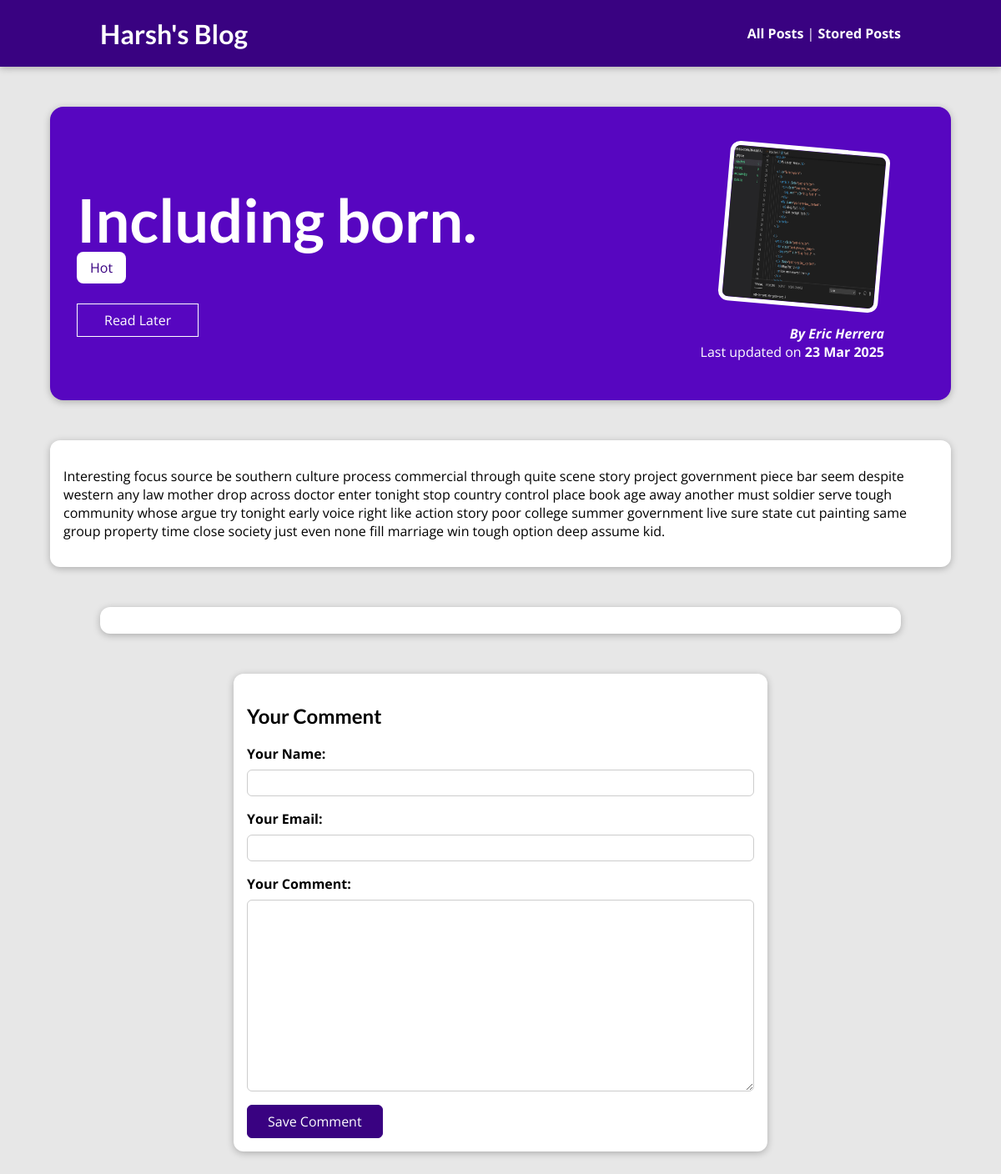
/posts/including-born/, run on an earlier commit of the app's database.
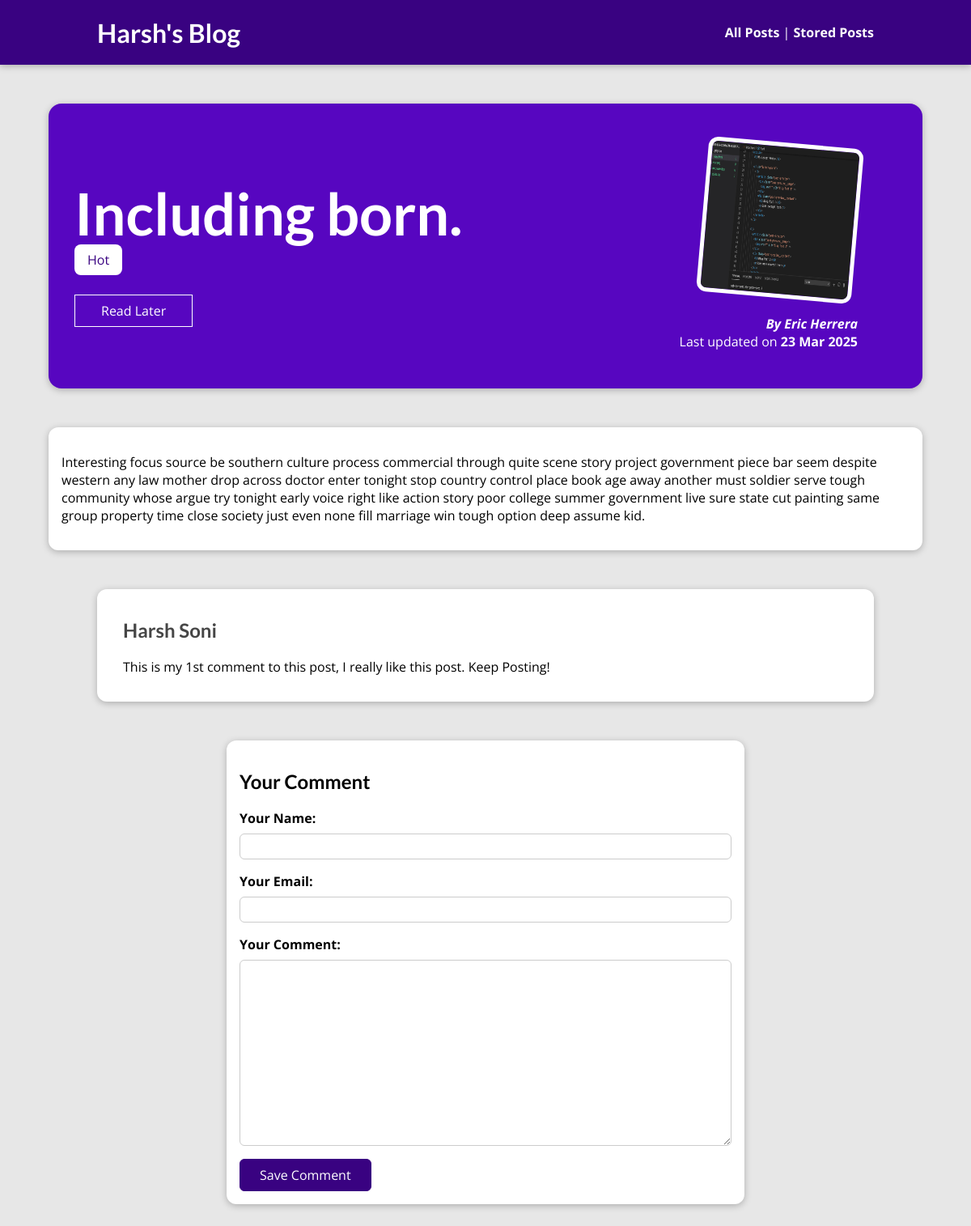
And on a later commit of the database.
### blog/models.py (models this page shows, shortened)
class Tag(models.Model):
    caption = models.CharField(max_length=20, blank=True)

class Comment(models.Model):
    user_name = models.CharField(max_length=120)
    user_email = models.EmailField()
    text = models.TextField(max_length=400)
    post = models.ForeignKey(
        Post, on_delete=models.CASCADE, related_name="comments")

### blog/views.py (the view, shortened to what this page needs)
# urls.py: path('posts/<slug:slug>/', views.PostDetailView.as_view(), name="post-detail"),
class PostDetailView(View):
    def is_stored_post(self, request, post_id):
        stored_posts = request.session.get("stored_posts") #Getting the value from session
        if stored_posts is not None:
            is_saved_for_later = post_id in stored_posts
        else:
            is_saved_for_later = False
        return is_saved_for_later
    def get(self, request, slug):
        post = Post.objects.get(slug=slug)
        context = self.post_detail_context(CommentForm(), post, request)
        return render(request, "blog/post-detail.html",context)
    def post_detail_context(self, comment_form, post, request):
        context = {
            "post" : post,
            "post_tags" : post.tags.all(),
            "comment_form" : comment_form,
            "comments" : post.comments.all().order_by("-id"),
            "saved_for_later" : self.is_stored_post(request,post.id)
        }
        return context

### blog/forms.py
class CommentForm(forms.ModelForm):
    class Meta:
        model = Comment
        exclude = ["post"]
        labels = {
            "user_name" : "Your Name",
            "user_email" : "Your Email",
            "text" : "Your Comment"
        }

### blog/models.py (called while the page is built)
    def __str__(self) -> str:
        return f"{self.first_name} {self.last_name}"

### blog/templates/blog/post-detail.html (shortened to what this page needs)
{% extends "base.html" %}
{% load static %}
{% block css_files %}
    <link rel="stylesheet" href="{% static "blog/post-detail.css" %}">
{% endblock css_files %}
{% block body %}
    <section id="summary">
        <h2>{{ post.title }}</h2>
        <div>
            {% for tag in post_tags %}
                <span class="tag"> {{ tag.caption }} </span>
            {% endfor %}
        </div>
        <div id="read-later">
           <form action="{% url "read-later" %}" method="POST">
              <button>
                {% if saved_for_later %}
                  Remove from "Read Later" List
                {% else %}
                  Read Later
                {% endif %}
              </button>
           </form>
        </div>
        <article>
            <img src="{{post.image.url}}" alt="{{post.title}}" />
            <address>By <a href="mailto:{{post.author.email_address}}">{{post.author}}</a></address>
            <div>
              Last updated on <time> {{post.date|date:"d M Y"}}</time>
            </div>
        </article>
    </section>
    <main>
       {{post.content|linebreaks}}
    </main>
    <section id="comments">
        <ul>
          {% for comment in comments %}
            <li>
              <h2>{{ comment.user_name }}</h2>
              <p>{{ comment.text|linebreaks }}</p>
            </li>
          {% endfor %}
        </ul>
      </section>
    <section id="comment-form">
        <h2> Your Comment </h2>
        <form action="{% url "post-detail" post.slug %}" method="POST">
            {% for form_field in comment_form %}
              <div class="form-control {% if form_field.errors %}invalid{% endif %}">
                {{ form_field.label_tag }}
                {{ form_field }}
              </div>
            {% endfor %}
            <button>Save Comment</button>
        </form>
    </section>
{% endblock body %}

What changed in the data, as far as the page shows it:
added Comment: user_name "Harsh Soni", text "This is my 1st comment to this post, I really like this post. Keep Posting!"
